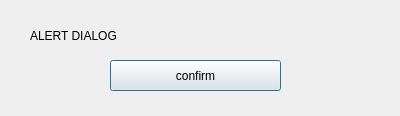
<?xml version="1.0" encoding="UTF-8"?>
<ui version="4.0">
 <class>Alert_Dialog</class>
 <widget class="QDialog" name="Alert_Dialog">
  <property name="geometry">
   <rect>
    <x>0</x>
    <y>0</y>
    <width>400</width>
    <height>116</height>
   </rect>
  </property>
  <property name="windowTitle">
   <string>Dialog</string>
  </property>
  <widget class="QLabel" name="alert_info">
   <property name="geometry">
    <rect>
     <x>30</x>
     <y>20</y>
     <width>321</width>
     <height>31</height>
    </rect>
   </property>
   <property name="text">
    <string>ALERT DIALOG</string>
   </property>
  </widget>
  <widget class="QPushButton" name="alert_confirm">
   <property name="geometry">
    <rect>
     <x>110</x>
     <y>60</y>
     <width>171</width>
     <height>31</height>
    </rect>
   </property>
   <property name="text">
    <string>confirm</string>
   </property>
  </widget>
 </widget>
 <resources/>
 <connections/>
</ui>
